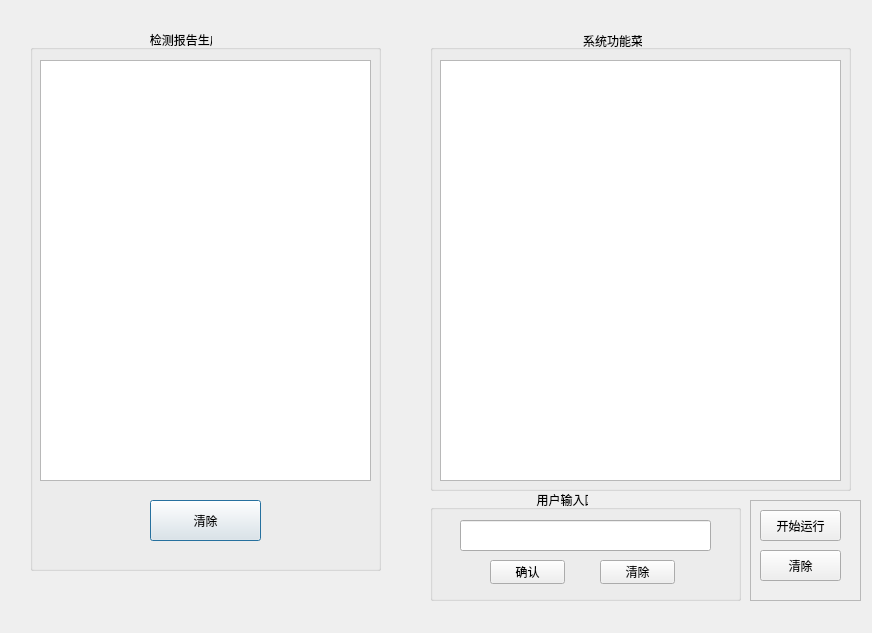
<?xml version="1.0" encoding="UTF-8"?>
<ui version="4.0">
 <class>Dialog</class>
 <widget class="QDialog" name="Dialog">
  <property name="geometry">
   <rect>
    <x>0</x>
    <y>0</y>
    <width>872</width>
    <height>633</height>
   </rect>
  </property>
  <property name="windowTitle">
   <string>Dialog</string>
  </property>
  <widget class="QGroupBox" name="groupBox">
   <property name="geometry">
    <rect>
     <x>30</x>
     <y>30</y>
     <width>351</width>
     <height>541</height>
    </rect>
   </property>
   <property name="title">
    <string>                                    检测报告生成</string>
   </property>
   <widget class="QTextEdit" name="textEdit">
    <property name="geometry">
     <rect>
      <x>10</x>
      <y>30</y>
      <width>331</width>
      <height>421</height>
     </rect>
    </property>
   </widget>
   <widget class="QPushButton" name="pushButton">
    <property name="geometry">
     <rect>
      <x>120</x>
      <y>470</y>
      <width>111</width>
      <height>41</height>
     </rect>
    </property>
    <property name="text">
     <string>清除</string>
    </property>
   </widget>
  </widget>
  <widget class="QGroupBox" name="groupBox_2">
   <property name="geometry">
    <rect>
     <x>430</x>
     <y>30</y>
     <width>421</width>
     <height>461</height>
    </rect>
   </property>
   <property name="title">
    <string>                                              系统功能菜单</string>
   </property>
   <property name="alignment">
    <set>Qt::AlignLeading|Qt::AlignLeft|Qt::AlignVCenter</set>
   </property>
   <widget class="QTextEdit" name="textEdit_2">
    <property name="geometry">
     <rect>
      <x>10</x>
      <y>30</y>
      <width>401</width>
      <height>421</height>
     </rect>
    </property>
   </widget>
  </widget>
  <widget class="QGroupBox" name="groupBox_3">
   <property name="geometry">
    <rect>
     <x>430</x>
     <y>490</y>
     <width>311</width>
     <height>111</height>
    </rect>
   </property>
   <property name="title">
    <string>                                用户输入区</string>
   </property>
   <widget class="QLineEdit" name="lineEdit">
    <property name="geometry">
     <rect>
      <x>30</x>
      <y>30</y>
      <width>251</width>
      <height>31</height>
     </rect>
    </property>
    <property name="text">
     <string/>
    </property>
   </widget>
   <widget class="QPushButton" name="pushButton_2">
    <property name="geometry">
     <rect>
      <x>60</x>
      <y>70</y>
      <width>75</width>
      <height>24</height>
     </rect>
    </property>
    <property name="text">
     <string>确认</string>
    </property>
   </widget>
   <widget class="QPushButton" name="pushButton_3">
    <property name="geometry">
     <rect>
      <x>170</x>
      <y>70</y>
      <width>75</width>
      <height>24</height>
     </rect>
    </property>
    <property name="text">
     <string>清除</string>
    </property>
   </widget>
  </widget>
  <widget class="QFrame" name="frame">
   <property name="geometry">
    <rect>
     <x>750</x>
     <y>500</y>
     <width>111</width>
     <height>101</height>
    </rect>
   </property>
   <property name="frameShape">
    <enum>QFrame::StyledPanel</enum>
   </property>
   <property name="frameShadow">
    <enum>QFrame::Raised</enum>
   </property>
   <widget class="QPushButton" name="pushButton_4">
    <property name="geometry">
     <rect>
      <x>10</x>
      <y>10</y>
      <width>81</width>
      <height>31</height>
     </rect>
    </property>
    <property name="text">
     <string>开始运行</string>
    </property>
   </widget>
   <widget class="QPushButton" name="pushButton_5">
    <property name="geometry">
     <rect>
      <x>10</x>
      <y>50</y>
      <width>81</width>
      <height>31</height>
     </rect>
    </property>
    <property name="text">
     <string>清除</string>
    </property>
   </widget>
  </widget>
 </widget>
 <resources/>
 <connections/>
</ui>
